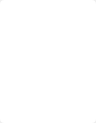
<?xml version="1.0" encoding="UTF-8"?>
<ui version="4.0">
 <class>menuWdg</class>
 <widget class="QDialog" name="menuWdg">
  <property name="geometry">
   <rect>
    <x>0</x>
    <y>0</y>
    <width>96</width>
    <height>123</height>
   </rect>
  </property>
  <property name="minimumSize">
   <size>
    <width>96</width>
    <height>0</height>
   </size>
  </property>
  <property name="windowTitle">
   <string>Form</string>
  </property>
  <property name="styleSheet">
   <string notr="true"/>
  </property>
  <layout class="QVBoxLayout" name="verticalLayout">
   <property name="spacing">
    <number>0</number>
   </property>
   <property name="leftMargin">
    <number>0</number>
   </property>
   <property name="topMargin">
    <number>0</number>
   </property>
   <property name="rightMargin">
    <number>0</number>
   </property>
   <property name="bottomMargin">
    <number>0</number>
   </property>
   <item>
    <widget class="QWidget" name="widget" native="true">
     <property name="styleSheet">
      <string notr="true">QWidget#widget{
background-color: rgb(255, 255, 255);
border-radius: 4px;
}</string>
     </property>
     <layout class="QHBoxLayout" name="horizontalLayout">
      <property name="spacing">
       <number>0</number>
      </property>
      <property name="leftMargin">
       <number>0</number>
      </property>
      <property name="topMargin">
       <number>4</number>
      </property>
      <property name="rightMargin">
       <number>0</number>
      </property>
      <property name="bottomMargin">
       <number>4</number>
      </property>
      <item>
       <layout class="QVBoxLayout" name="verticalLayout_2">
        <property name="spacing">
         <number>0</number>
        </property>
       </layout>
      </item>
     </layout>
    </widget>
   </item>
  </layout>
 </widget>
 <resources/>
 <connections/>
</ui>
